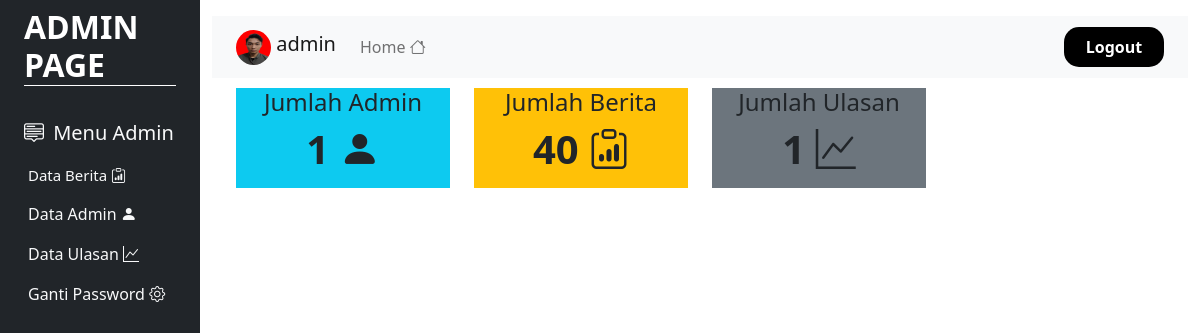
Page /admin/indexadmin.php (signed in) on the committed database.
### tables this page shows
CREATE TABLE `user` (
  `id` varchar(30) NOT NULL,
  `username` varchar(50) NOT NULL,
  `email` varchar(50) NOT NULL,
  `jeniskelamin` enum('Laki-Laki','Perempuan','','') NOT NULL,
  `pekerjaan` varchar(50) NOT NULL,
  `password_user` varchar(50) NOT NULL,
  `thumbnail` varchar(255) NOT NULL,
  `level_user` varchar(15) NOT NULL
);

### admin/indexadmin.php (the view, shortened to what this page needs)
<!DOCTYPE html>
<html lang="en">
<head>
      <link rel="stylesheet" href="../css/bootstrap.min.css">
      <link rel="stylesheet" href="https://cdn.jsdelivr.net/npm/bootstrap-icons@1.8.1/font/bootstrap-icons.css">
</head>
<body>
	<?php
    include "../koneksi.php";
$query = mysqli_query($koneksi, "SELECT * FROM  user WHERE id='$_SESSION[id]'");
   $data = mysqli_fetch_array($query);
    ?>
<div class="container-fluid">
    <div class="row flex-nowrap">
        <div class="col-auto col-md-3 col-xl-2 px-sm-2 px-0 bg-dark ">
            <div class="d-flex flex-column align-items-center align-items-sm-start px-3 pt-2 text-white min-vh-100">
                <a href="# "class="d-flex align-items-center pb-3 mb-md-0 me-md-auto text-white text-decoration-none">
                    <h2 class="fw-bold d-none d-sm-inline" style="border-bottom:1px solid white; width:100%;">ADMIN PAGE</h2>
                </a>
                <ul class="nav nav-pills flex-column mb-sm-auto mb-0 align-items-center align-items-sm-start" id="menu">
                    <li>
                        <a href="#submenu1" data-bs-toggle="collapse" class="nav-link px-0 align-middle" style="font-size:20px;">
                           <i class="bi bi-menu-up text-light"></i> <span class="ms-1 d-none d-sm-inline text-light">Menu Admin</span> </a>
                        <ul class="collapse show nav flex-column ms-1" id="submenu1" data-bs-parent="#menu">
                            <li class="w-100">
                                <a href="databeritapage.php" class="nav-link px-0 text-light" style="font-size:15px;"> <span class="d-none d-sm-inline">Data Berita</span> <i class="bi bi-clipboard-data"></i></a>
                            </li>
                            <li>
                                <a href="menudataadminpage.php" class="nav-link px-0 text-light" style="font: size 15px;"> <span class="d-none d-sm-inline">Data Admin</span> <i class="bi bi-person-fill"></i> </a>
                            </li>
                            <li>
                                <a href="dataulasanpage.php" class="nav-link px-0 text-light" style="font: size 15px;"> <span class="d-none d-sm-inline">Data Ulasan </span><i class="bi bi-graph-up"></i></a>
                            </li>
                             <li>
                                <a href="gantipasswordadmin.php" class="nav-link px-0 text-light" style="font: size 15px;"> <span class="d-none d-sm-inline">Ganti Password</span> <i class="bi bi-gear"></i> </a>
                            </li>
                        </ul>
                    </li>
                </ul>
            </div>
        </div>
        <div class="col py-3">
          <nav class="navbar navbar-expand-lg navbar-light bg-light">
             <div class="container-fluid">
              <a class="navbar-brand">
                <img src="../images/<?=$data['thumbnail']?>" style="width :35px; height:35px; border-radius:50%;" class="d-inline-block align-text-top">
                <?=$data['username']?>
              </a>
              <div class="collapse navbar-collapse" id="navbarNav">
                <ul class="navbar-nav">
                   <li class="nav-item">
                     <a class="nav-link" href="indexadmin.php">Home <i class="bi bi-house"></i></a>
                   </li>
                </ul>
                <ul class="navbar-nav ms-auto">
                  <li class="nav-item" style="width:100px; background-color:black; text-align:center; border-radius:15px;">
                    <a class="nav-link active fw-bold" aria-current="page" href="../logout.php" style="color:white;">Logout</a>
                  </li>
               </ul>
             </div>
            </div>
          </nav>
<?php
$level="admin";
  include "../koneksi.php";
  $dataadmin = $koneksi->query("SELECT COUNT(*) as jumlah FROM user WHERE level_user='$level'")->fetch_assoc();
  $databerita = $koneksi->query("SELECT COUNT(*) as jumlah FROM berita")->fetch_assoc();
  $dataulasan = $koneksi->query("SELECT COUNT(*) as jumlah FROM ulasan")->fetch_assoc();
?>
<section class="content">
      <div class="container-fluid">
        <div class="row">
          <div class="col-lg-3 col-6">
            <div class="small-box bg-info">
              <div class="inner" style="margin-top:10px; height:100px;">
                 <h4 style="text-align:center;">Jumlah Admin</h4>
                 <h1 class="fw-bold" style="text-align:center;"><?= $dataadmin['jumlah'] ?> <i class="bi bi-person-fill"></i></h1>
              </div>
            </div>
          </div>
          <div class="col-lg-3 col-6">
            <div class="small-box bg-warning">
              <div class="inner" style="margin-top:10px; height:100px;">
                 <h4 style="text-align:center;">Jumlah Berita</h4>
                  <h1 class="fw-bold" style="text-align:center;"><?= $databerita['jumlah']?>  <i class="bi bi-clipboard-data"></i></h1>
              </div>
            </div>
          </div>
          <div class="col-lg-3 col-6">
            <div class="small-box bg-secondary">
              <div class="inner" style="margin-top:10px; height:100px;">
                 <h4 style="text-align:center;">Jumlah Ulasan</h4>
                  <h1 class="fw-bold" style="text-align:center;"><?= $dataulasan['jumlah']?>  <i class="bi bi-graph-up"></i></h1>
              </div>
            </div>
          </div>
        </div>
      </div>
    </section>
</div>
</body>
</html>

### rows in the picture
user: thumbnail (picture), username "admin"

### other values in the picture
$dataadmin['jumlah'] "1"
$databerita['jumlah'] "40"
$dataulasan['jumlah'] "1"
